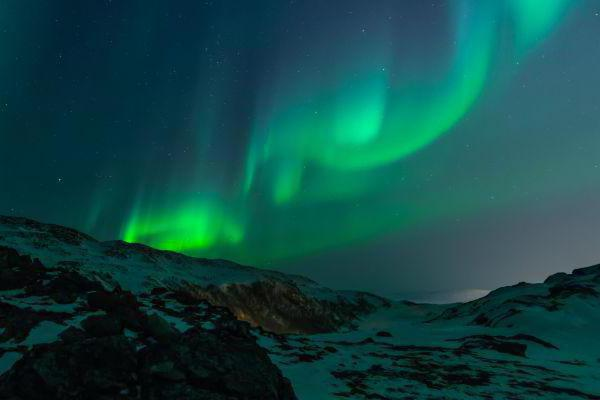
#> input picture sample1.jpg, 600 x 400 px
$ python image_flip.py
#> lines starting #> are read from the running program, lines starting #| are printed output that depends on the picture
import setup
import os
from PIL import Image


def flip_image(image_path):
#> called with image_path = 'sample1.jpg'
    try:
        # Create a new Image object
        orig_img = Image.open(image_path)
#> orig_img is the input picture: PIL image 600x400 RGB; mean R, G, B 16.5, 71.6, 69.5

        file_props = os.path.splitext(image_path)
        file_name = file_props[0]
        file_extension = file_props[1]

        # Get the dimensions of the original image
        size = orig_img.size
#> size = (600, 400)
        orig_width = size[0]
#> orig_width = 600
        orig_height = size[1]
#> orig_height = 400

        # Place holder for the flipped image
        flipped_img = Image.new("RGB", orig_img.size)
#> flipped_img: PIL image 600x400 RGB; every value is 0

        for y in range(0, orig_height):
            i = 0
            for x in range(orig_width - 1, -1, -1):
                curr_pixel = orig_img.getpixel((x, y))
                flipped_img.putpixel((i, y), curr_pixel)
                i = i + 1
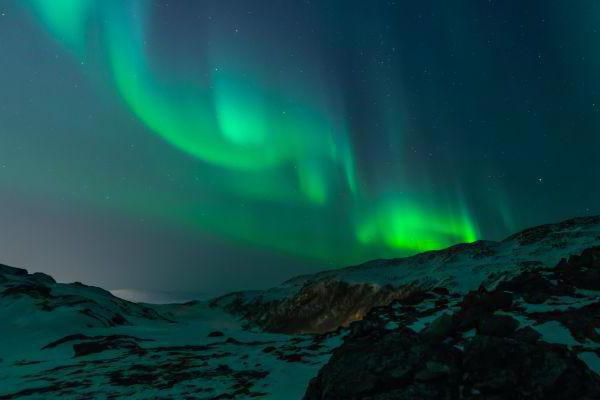
#> flipped_img: PIL image 600x400 RGB; mean R, G, B 16.5, 71.6, 69.5

        flipped_file_name = "flipped_" + file_name + file_extension

        flipped_img.save(flipped_file_name)
    except Exception as err:
        print(err)


flip_image("sample1.jpg")

$ run again, with sample2.jpg copied over sample1.jpg
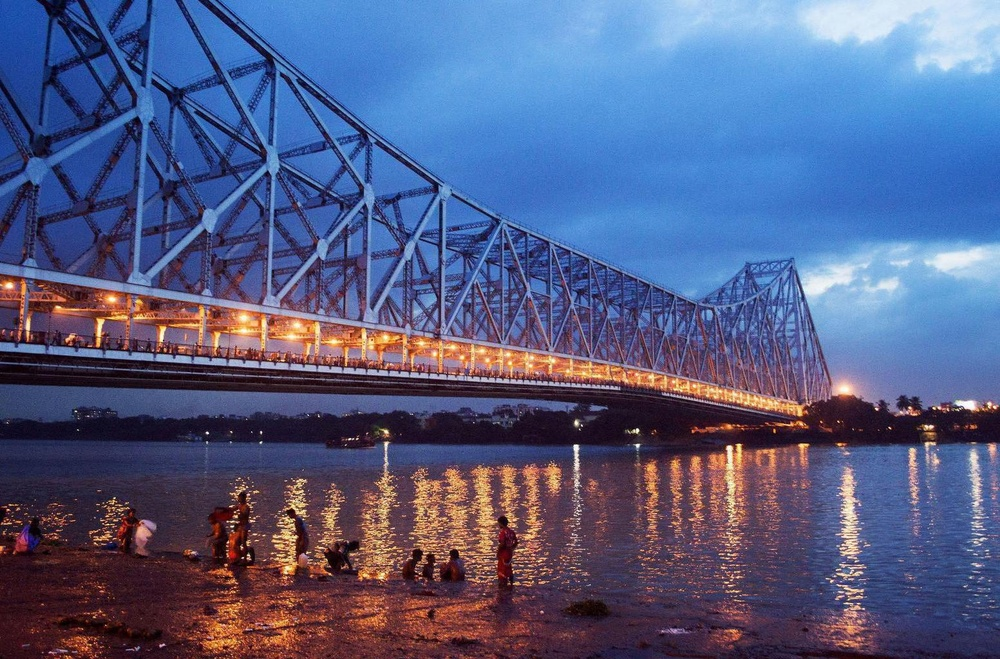
#> input picture sample2.jpg, 1000 x 659 px, shrunk from 1553 x 1024 before the run
#> in flip_image, orig_img is the input picture: PIL image 1000x659 RGB; mean R, G, B 84.7, 92.9, 131.9
#> after the loop in flip_image, `for y in range(0, orig_height):`:
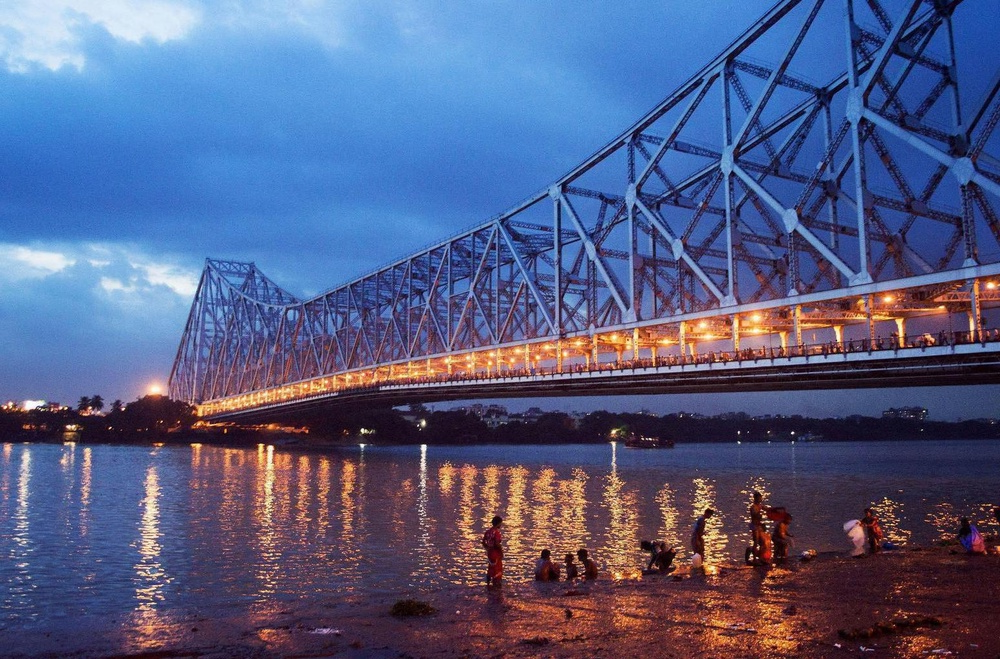
#> flipped_img: PIL image 1000x659 RGB; mean R, G, B 84.7, 92.9, 131.9
